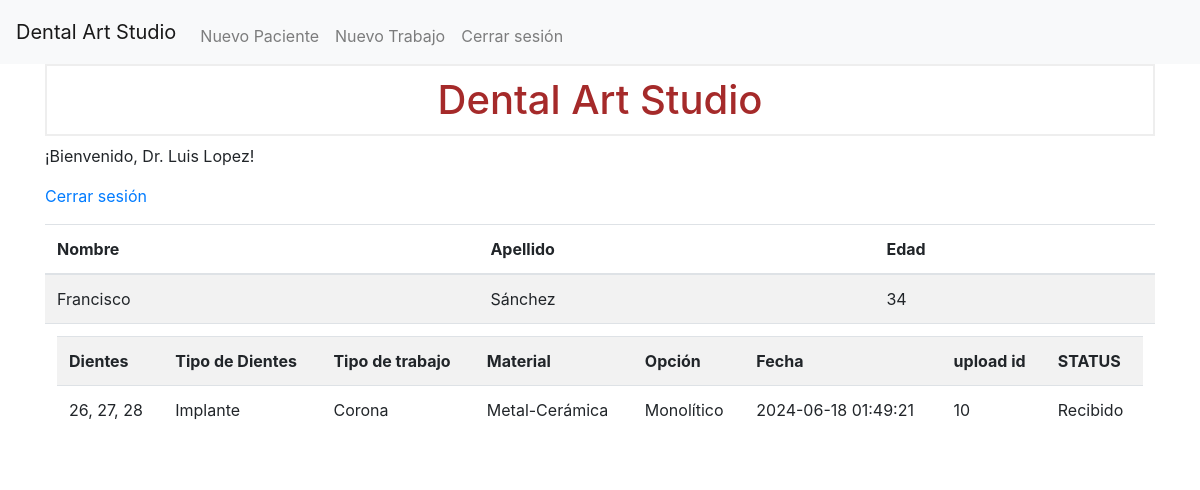
The app's page / (signed in) with its own data.
### tables this page shows
CREATE TABLE patients (
    id INTEGER PRIMARY KEY AUTOINCREMENT,
    doctor_id INTEGER,
    first_name  TEXT NOT NULL,
    last_name TEXT NOT NULL,
    age INTEGER NOT NULL,
    face_shape TEXT,
    basic_color TEXT,
    colorimeter TEXT,
    gum_color TEXT,
    FOREIGN KEY (doctor_id) REFERENCES doctors (id)
);

CREATE TABLE jobs (
  id INTEGER PRIMARY KEY AUTOINCREMENT,
  patient_id INTEGER,
  teeth TEXT NOT NULL,
  tooth_type TEXT,
  job_type TEXT,
  job_material TEXT,
  job_option TEXT,
  timestamp TIMESTAMP NOT NULL DEFAULT CURRENT_TIMESTAMP,
  comments TEXT,
  status TEXT,
  upload_id INTEGER,
  FOREIGN KEY (patient_id) REFERENCES patients (id),
  FOREIGN KEY (upload_id) REFERENCES uploads (id)
);

### app.py (the view)
@app.route('/')
def index():
    user = session.get("user_info")
    jobs = {}
    if user is not None:
        patients = get_patients(session.get("user_id"))
        if patients:
            for patient in patients:
                job = get_jobs(patient['id'])
                jobs[patient['id']] = job
    else:
        patients = []
    return render_template('index.html', user=user, patients=patients, jobs=jobs)

### helpers.py (called while the page is built)
def get_db_connection():
    conn = sqlite3.connect('database.db')
    conn.row_factory = sqlite3.Row
    conn.execute("PRAGMA foreign_keys = ON;")  # Habilita las restricciones de clave foránea
    return conn

def get_patients(user_id):
    try:
        conny = get_db_connection()
        db = conny.cursor()
        patients = db.execute("SELECT * FROM patients WHERE doctor_id = ?", (user_id,)).fetchall()
        conny.close()
        patients = [dict(patient) for patient in patients]
        return patients
    except Exception as e:
        print(f"Error al obtener pacientes: {e}")
        return None

def get_jobs(patient_id):
    try:
        conny = get_db_connection()
        db = conny.cursor()
        jobs = db.execute("SELECT * FROM jobs WHERE patient_id = ?", (patient_id,)).fetchall()
        conny.close()
        jobs = [dict(job) for job in jobs]
        return jobs
    except Exception as e:
        print(f"Error al obtener trabajos: {e}")
    return None

### templates/index.html (shortened to what this page needs)
{% extends 'base.html' %}
{% block content %}
 <h1>{% block title %}Dental Art Studio {% endblock %}</h1>
{% if user %}
    <p class="user">¡Bienvenido, Dr.  {{ user['last_name'] }} {{ user['first_name'] }}!</p>
    <p><a href="{{ url_for('logout') }}">Cerrar sesión</a></p>
    {% if patients %}
        <table class="table table-striped">
            <thead>
                <tr>
                    <th>Nombre</th>
                    <th>Apellido</th>
                    <th>Edad</th>
                </tr>
            </thead>
            <tbody>
                {% for patient in patients %}
                    <tr>
                        <td>{{ patient['first_name'] }}</td>
                        <td>{{ patient['last_name'] }}</td>
                        <td>{{ patient['age'] }}</td>
                    </tr>
                    <tr>
                        <td colspan="6">
                            {% if jobs[patient['id']] %}
                            <table class="table table-striped">
                                <tr>
                                    <th>Dientes</th>
                                    <th>Tipo de Dientes</th>
                                    <th>Tipo de trabajo</th>
                                    <th>Material</th>
                                    <th>Opción</th>
                                    <th>Fecha</th>
                                    <th>upload id</th>
                                    <th>STATUS</th>
                                </tr>
                                {% for job in jobs[patient['id']] %}
                                    <tr>
                                        <td>{{ job['teeth'] }}</td>
                                        <td>{{ job['tooth_type'] }}</td>
                                        <td>{{ job['job_type'] }}</td>
                                        <td>{{ job['job_material'] }}</td>
                                        <td>{{ job['job_option'] }}</td>
                                        <td>{{ job['timestamp'] }}</td>
                                        <td>{{ job['upload_id'] }}</td>
                                        <td>{{ job['status'] }}</td>
                                    </tr>
                                {% endfor %}
                            </table>
                            {% else %}
                                <a href="{{ url_for('new_job', patient_id=patient['id']) }}">Agregar trabajo</a>
                            {% endif %}
                        </td>
                    </tr>
                {% endfor %}
            </tbody>
        </table>
    {% elif not patients %}
        <p>No se encontraron pacientes.</p><a href="{{ url_for('add_patient') }}">Añadir paciente</a></p>
    {% endif %}
{% else %}
    <p class="user">¡Bienvenidos! </p>
    <p><a href="{{ url_for('login') }}">Iniciar sesión</a> o <a href="{{ url_for('register') }}">Registrarse</a></p>
{% endif %}
{% endblock %}

### static/css/style.css (style rules this page uses)
h1 { border: 2px #eee solid; color: brown; text-align: center; padding: 10px; }

### records on screen
patients: first_name "Francisco", last_name "Sánchez", age "34"
jobs: teeth "26, 27, 28", tooth_type "Implante", job_type "Corona", job_material "Metal-Cerámica", job_option "Monolítico", timestamp "2024-06-18 01:49:21", upload_id "10", status "Recibido"

### other values on screen
{{ user['last_name'] }} "Luis"
{{ user['first_name'] }} "Lopez"
